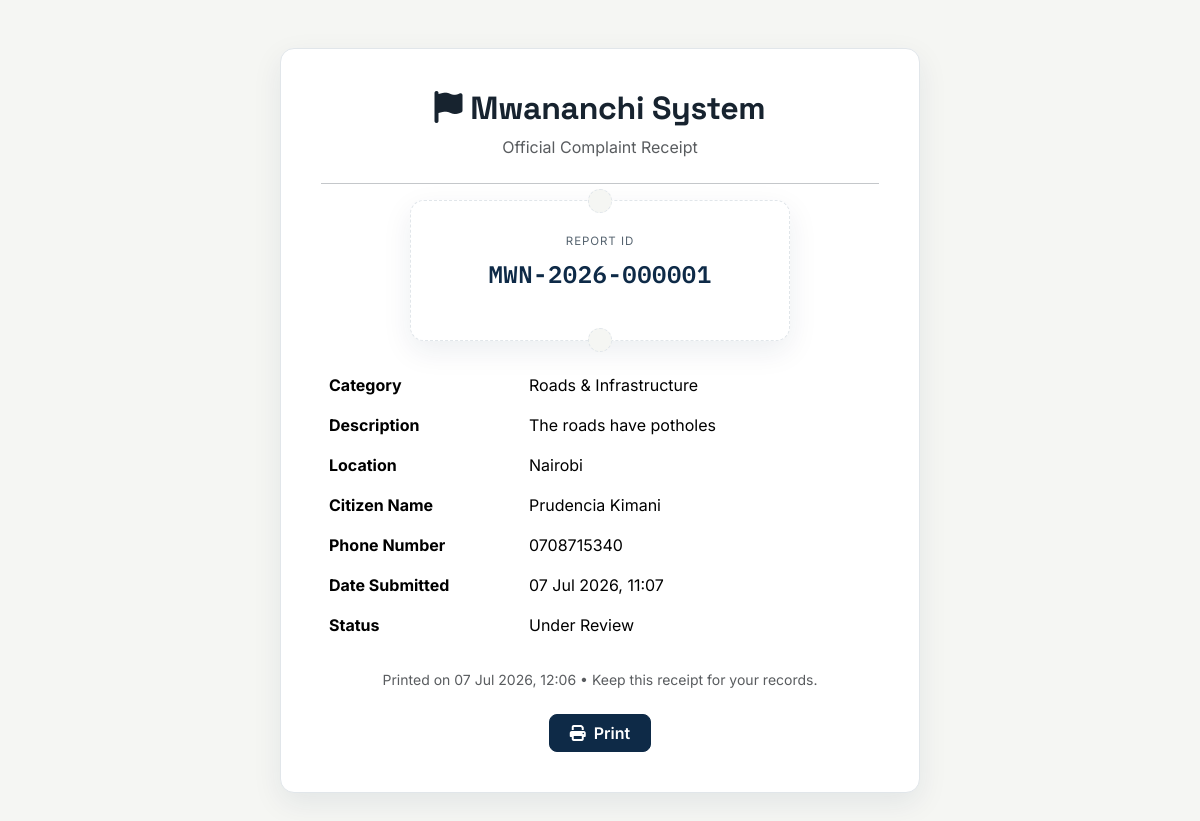
Screenshot of /complaint/receipt/MWN-2026-000001 with the database file from the repository.
### app/models.py (models this page shows, shortened)
class Complaint(db.Model):
    __tablename__ = 'complaints'
    id = db.Column(db.Integer, primary_key=True)
    report_id = db.Column(db.String(20), unique=True, nullable=False, index=True)
    category = db.Column(db.String(100), nullable=False)
    description = db.Column(db.Text, nullable=False)
    location = db.Column(db.String(200), nullable=True)
    citizen_name = db.Column(db.String(150), nullable=True)
    phone_number = db.Column(db.String(20), nullable=True)
    date_submitted = db.Column(db.DateTime, default=datetime.utcnow, nullable=False)
    status = db.Column(db.String(30), default='Submitted', nullable=False)

### app/routes.py (the view)
@main_bp.route('/complaint/receipt/<report_id>')
def complaint_receipt(report_id):
    complaint = Complaint.query.filter_by(report_id=report_id).first()
    if complaint is None:
        abort(404)
    return render_template('complaint_receipt.html', complaint=complaint, now=datetime.utcnow())

### app/templates/complaint_receipt.html (shortened to what this page needs)
<!DOCTYPE html>
<html lang="en">
<head>
    <link href="https://cdn.jsdelivr.net/npm/bootstrap@5.3.3/dist/css/bootstrap.min.css" rel="stylesheet">
    <link rel="stylesheet" href="https://cdnjs.cloudflare.com/ajax/libs/font-awesome/6.5.2/css/all.min.css">
    <link rel="stylesheet" href="{{ url_for('static', filename='css/style.css') }}">
</head>
<body class="mwn-print-body">
    <div class="container py-5">
        <div class="mwn-receipt mx-auto">
            <div class="text-center mb-4">
                <h3 class="mwn-h2"><i class="fa-solid fa-flag me-2"></i>Mwananchi System</h3>
                <p class="text-muted mb-0">Official Complaint Receipt</p>
            </div>
            <hr>
            <div class="mwn-stub-card mwn-stub-card-solo mx-auto mb-4">
                <div class="mwn-stub-notch"></div>
                <p class="mwn-stub-label">Report ID</p>
                <p class="mwn-stub-id">{{ complaint.report_id }}</p>
                <div class="mwn-stub-notch mwn-stub-notch-bottom"></div>
            </div>
            <table class="table table-borderless mb-4">
                <tbody>
                    <tr><th style="width: 200px;">Category</th><td>{{ complaint.category }}</td></tr>
                    <tr><th>Description</th><td>{{ complaint.description }}</td></tr>
                    <tr><th>Location</th><td>{{ complaint.location or 'Not provided' }}</td></tr>
                    <tr><th>Citizen Name</th><td>{{ complaint.citizen_name or 'Not provided' }}</td></tr>
                    <tr><th>Phone Number</th><td>{{ complaint.phone_number or 'Not provided' }}</td></tr>
                    <tr><th>Date Submitted</th><td>{{ complaint.date_submitted.strftime('%d %b %Y, %H:%M') }}</td></tr>
                    <tr><th>Status</th><td>{{ complaint.status }}</td></tr>
                </tbody>
            </table>
            <p class="small text-muted text-center">Printed on {{ now.strftime('%d %b %Y, %H:%M') }} &bull; Keep this receipt for your records.</p>
            <div class="text-center mt-4 no-print">
                <button class="btn mwn-btn-primary" onclick="window.print()"><i class="fa-solid fa-print me-2"></i>Print</button>
            </div>
        </div>
    </div>
</body>
</html>

### app/static/css/style.css (style rules this page uses)
:root { --mwn-ink: #0e2a47; --mwn-ink-2: #123a61; --mwn-green: #1e7a4a; --mwn-green-dark: #15603a; --mwn-gold: #d99a1b; --mwn-gold-dark: #b57f12; --mwn-clay: #a6402f; --mwn-clay-dark: #8a3226; --mwn-bg: #f5f6f3; --mwn-surface: #ffffff; --mwn-surface-alt: #eef1f4; --mwn-text: #17232f; --mwn-text-muted: #55636f; --mwn-border: #e1e6ea; --mwn-shadow: 0 10px 30px rgba(14, 42, 71, 0.08); --mwn-shadow-sm: 0 4px 14px rgba(14, 42, 71, 0.06); --mwn-radius: 14px; --mwn-radius-sm: 8px; --mwn-font-display: 'Space Grotesk', 'Segoe UI', sans-serif; --mwn-font-body: 'Inter', 'Segoe UI', sans-serif; --mwn-font-mono: 'IBM Plex Mono', 'Courier New', monospace; }
body { font-family: var(--mwn-font-body); background-color: var(--mwn-bg); color: var(--mwn-text); transition: background-color 0.2s ease, color 0.2s ease; }
h1, h2, h3, h4, h5, h6 { font-family: var(--mwn-font-display); color: var(--mwn-text); font-weight: 700; }
.mwn-btn-primary { background-color: var(--mwn-ink); border-color: var(--mwn-ink); color: #fff; font-weight: 600; border-radius: var(--mwn-radius-sm); padding-inline: 1.25rem; transition: transform 0.15s ease, background-color 0.15s ease, box-shadow 0.15s ease; }
.mwn-h2 { font-size: clamp(1.5rem, 3vw, 2rem); letter-spacing: -0.01em; }
.mwn-stub-card { position: relative; background: var(--mwn-surface); border: 1.5px dashed var(--mwn-border); border-radius: var(--mwn-radius); padding: 2rem 1.75rem; box-shadow: var(--mwn-shadow); max-width: 380px; margin-left: auto; }
.mwn-stub-card-solo { margin: 0 auto; }
.mwn-stub-notch { position: absolute; top: -12px; left: 50%; transform: translateX(-50%); width: 24px; height: 24px; background: var(--mwn-bg); border: 1.5px dashed var(--mwn-border); border-radius: 50%; }
.mwn-stub-notch-bottom { top: auto; bottom: -12px; }
.mwn-stub-label { text-transform: uppercase; font-size: 0.72rem; letter-spacing: 0.08em; color: var(--mwn-text-muted); margin-bottom: 0.35rem; text-align: center; }
.mwn-stub-id { font-family: var(--mwn-font-mono); font-weight: 600; font-size: 1.5rem; text-align: center; color: var(--mwn-ink); letter-spacing: 0.02em; margin-bottom: 1rem; word-break: break-all; }
.mwn-print-body { background: var(--mwn-bg); font-family: var(--mwn-font-body); }
.mwn-receipt { max-width: 640px; background: var(--mwn-surface); border: 1px solid var(--mwn-border); border-radius: var(--mwn-radius); padding: 2.5rem; box-shadow: var(--mwn-shadow); }

### rows the page displays
Complaint: report_id "MWN-2026-000001", category "Roads & Infrastructure", description "The roads have potholes", location "Nairobi", citizen_name "Prudencia Kimani", phone_number "0708715340", date_submitted "07 Jul 2026, 11:07", status "Under Review"
